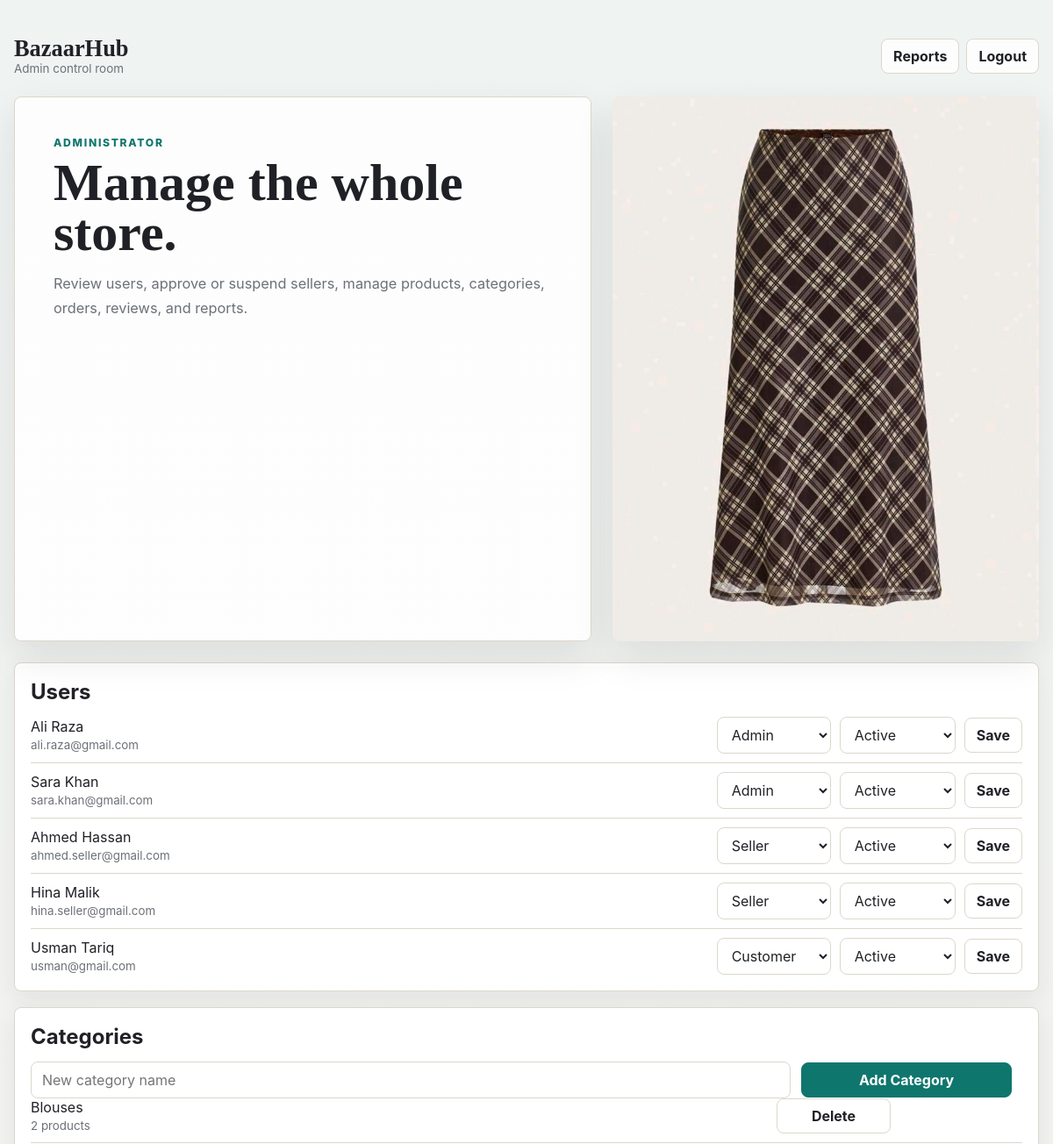
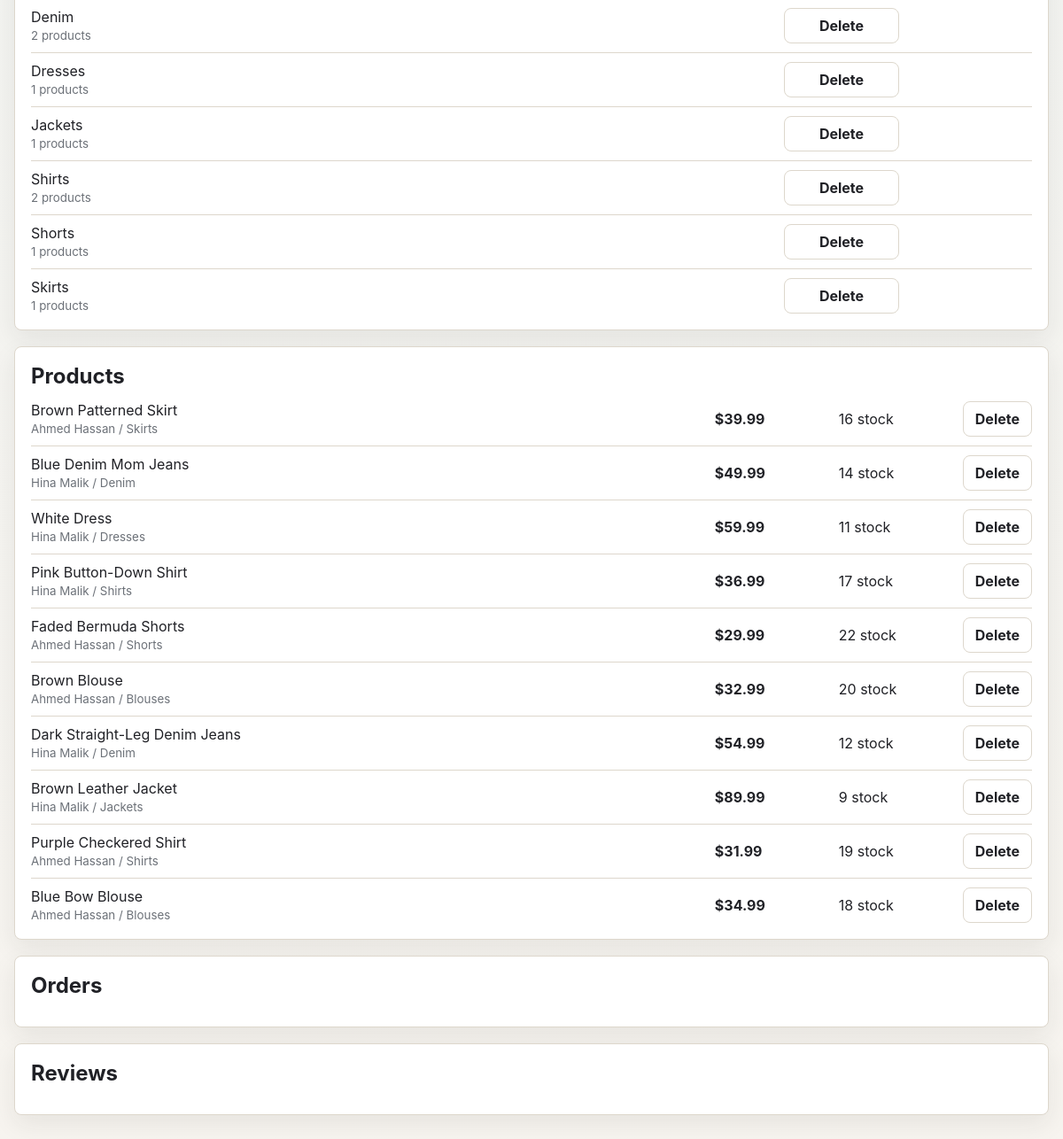
Page /admin/dashboard.php (signed in) on the committed database (2 pictures, top to bottom).
### tables this page shows
CREATE TABLE users (
    id INT AUTO_INCREMENT PRIMARY KEY,
    name VARCHAR(100) NOT NULL,
    email VARCHAR(100) UNIQUE NOT NULL CHECK (CHAR_LENGTH(email) BETWEEN 5 AND 100),
    password VARCHAR(255) NOT NULL,
    role ENUM('admin','seller','customer') DEFAULT 'customer',
    account_status ENUM('pending','active','suspended') DEFAULT 'active',
    created_at TIMESTAMP DEFAULT CURRENT_TIMESTAMP
);

CREATE TABLE categories (
    id INT AUTO_INCREMENT PRIMARY KEY,
    name VARCHAR(100) UNIQUE NOT NULL
);

CREATE TABLE products (
    id INT AUTO_INCREMENT PRIMARY KEY,
    name VARCHAR(150) NOT NULL,
    description TEXT,
    image_url VARCHAR(255),
    price DECIMAL(10,2) NOT NULL,
    stock INT DEFAULT 0,
    category_id INT NOT NULL,
    seller_id INT NOT NULL,
    created_at TIMESTAMP DEFAULT CURRENT_TIMESTAMP,
    FOREIGN KEY (category_id) REFERENCES categories(id)
    ON DELETE CASCADE ON UPDATE CASCADE,
    FOREIGN KEY (seller_id) REFERENCES users(id)
    ON DELETE CASCADE ON UPDATE CASCADE
);

### admin/dashboard.php (the view, shortened to what this page needs)
<?php
require_once '../db.php';
mysqli_query($conn, "UPDATE orders SET status = 'delivered' WHERE status IN ('pending','completed') AND created_at <= DATE_SUB(NOW(), INTERVAL 1 MINUTE)");
$users = mysqli_query($conn, "SELECT id, name, email, role, account_status, created_at FROM users ORDER BY created_at DESC");
$categories = mysqli_query($conn, "SELECT c.id, c.name, COUNT(p.id) AS product_count FROM categories c LEFT JOIN products p ON p.category_id = c.id GROUP BY c.id, c.name ORDER BY c.name");
$products = mysqli_query($conn, "SELECT p.id, p.name, p.price, p.stock, p.image_url, c.name AS category_name, u.name AS seller_name FROM products p JOIN categories c ON c.id = p.category_id JOIN users u ON u.id = p.seller_id ORDER BY p.created_at DESC");
?>
<!DOCTYPE html>
<html lang="en">
<head>
    <link rel="stylesheet" href="../assets/css/styles.css">
    <link rel="stylesheet" href="../assets/css/customer.css">
</head>
<body class="customer-page">
<main class="shop-shell">
    <nav class="shop-nav">
        <a class="shop-brand" href="dashboard.php"><strong>BazaarHub</strong><span>Admin control room</span></a>
        <div class="shop-links">
            <a class="shop-link" href="reports.php">Reports</a>
            <a class="shop-link" href="../logout.php">Logout</a>
        </div>
    </nav>
    <section class="shop-hero">
        <div class="shop-hero__copy">
            <p class="shop-kicker">Administrator</p>
            <h1 class="shop-title">Manage the whole store.</h1>
            <p class="shop-copy">Review users, approve or suspend sellers, manage products, categories, orders, reviews, and reports.</p>
        </div>
        <div class="shop-hero__media"><img src="../assets/images/products/brown_patterned_skirt.jfif" alt="Admin dashboard feature"></div>
    </section>
    <section class="admin-section">
        <h2>Users</h2>
        <div class="admin-table">
            <?php while ($user = mysqli_fetch_assoc($users)): ?>
                <form class="admin-row" method="POST">
                    <span><?= htmlspecialchars($user['name']) ?><small><?= htmlspecialchars($user['email']) ?></small></span>
                    <select class="shop-select" name="role">
                        <?php foreach (['admin', 'seller', 'customer'] as $role): ?>
                            <option value="<?= $role ?>" <?= $user['role'] === $role ? 'selected' : '' ?>><?= ucfirst($role) ?></option>
                        <?php endforeach; ?>
                    </select>
                    <select class="shop-select" name="account_status">
                        <?php foreach (['pending', 'active', 'suspended'] as $status): ?>
                            <option value="<?= $status ?>" <?= ($user['account_status'] ?? 'active') === $status ? 'selected' : '' ?>><?= ucfirst($status) ?></option>
                        <?php endforeach; ?>
                    </select>
                    <button class="shop-button" name="update_user">Save</button>
                </form>
            <?php endwhile; ?>
        </div>
    </section>
    <section class="admin-section">
        <h2>Categories</h2>
        <form class="shop-toolbar" method="POST">
            <input class="shop-input" name="category_name" placeholder="New category name">
            <button class="shop-button shop-button--primary" name="add_category">Add Category</button>
        </form>
        <div class="admin-table">
            <?php while ($category = mysqli_fetch_assoc($categories)): ?>
                <form class="admin-row" method="POST">
                    <span><?= htmlspecialchars($category['name']) ?><small><?= (int) $category['product_count'] ?> products</small></span>
                    <button class="shop-button" name="delete_category">Delete</button>
                </form>
            <?php endwhile; ?>
        </div>
    </section>
    <section class="admin-section">
        <h2>Products</h2>
        <div class="admin-table">
            <?php while ($product = mysqli_fetch_assoc($products)): ?>
                <form class="admin-row" method="POST">
                    <span><?= htmlspecialchars($product['name']) ?><small><?= htmlspecialchars($product['seller_name']) ?> / <?= htmlspecialchars($product['category_name']) ?></small></span>
                    <strong>$<?= number_format($product['price'], 2) ?></strong>
                    <span><?= (int) $product['stock'] ?> stock</span>
                    <button class="shop-button" name="delete_product">Delete</button>
                </form>
            <?php endwhile; ?>
        </div>
    </section>
    <section class="admin-section">
        <h2>Orders</h2>
    </section>
    <section class="admin-section">
        <h2>Reviews</h2>
    </section>
</main>
</body>
</html>

### assets/css/styles.css (style rules this page uses)
:root { --color-page: #fff8dc; --color-surface: #fffdf5; --color-surface-soft: #f5ead0; --color-border: #d3c0a3; --color-border-strong: #ab907b; --color-text: #674846; --color-text-muted: #8c726d; --color-primary: #674846; --color-primary-deep: #4f3734; --color-success: #6c8a5a; --color-shadow: rgba(103, 72, 70, 0.12); --color-glow: rgba(103, 72, 70, 0.16); --color-ring: rgba(103, 72, 70, 0.28); --gradient-blue: linear-gradient(135deg, #8b6b67 0%, #674846 100%); --shadow-card: 0 24px 60px rgba(103, 72, 70, 0.15); --shadow-soft: 0 14px 30px rgba(103, 72, 70, 0.08); --font-display: "Playfair Display", Georgia, serif; --font-body: "Inter", Arial, sans-serif; }
* { box-sizing: border-box; }
html { color-scheme: light; }
body { margin: 0; min-height: 100vh; display: flex; align-items: center; justify-content: center; background: var(--color-page); color: var(--color-text); font-family: var(--font-body); }
button, input { font: inherit; }
a { color: inherit; }

### rows in the picture
users: name "Ali Raza", email "ali.raza@gmail.com", role "Admin", account_status "Active"
users: name "Sara Khan", email "sara.khan@gmail.com", role "Admin", account_status "Active"
users: name "Ahmed Hassan", email "ahmed.seller@gmail.com", role "Seller", account_status "Active"
users: name "Hina Malik", email "hina.seller@gmail.com", role "Seller", account_status "Active"
users: name "Usman Tariq", email "usman@gmail.com", role "Customer", account_status "Active"
categories: name "Blouses", product_count "2"
categories: name "Denim", product_count "2"
categories: name "Dresses", product_count "1"
categories: name "Jackets", product_count "1"
categories: name "Shirts", product_count "2"
categories: name "Shorts", product_count "1"
categories: name "Skirts", product_count "1"
products: name "Brown Patterned Skirt", seller.name "Ahmed Hassan", category.name "Skirts", price "39.99", stock "16"
products: name "Blue Denim Mom Jeans", seller.name "Hina Malik", category.name "Denim", price "49.99", stock "14"
products: name "White Dress", seller.name "Hina Malik", category.name "Dresses", price "59.99", stock "11"
products: name "Pink Button-Down Shirt", seller.name "Hina Malik", category.name "Shirts", price "36.99", stock "17"
products: name "Faded Bermuda Shorts", seller.name "Ahmed Hassan", category.name "Shorts", price "29.99", stock "22"
products: name "Brown Blouse", seller.name "Ahmed Hassan", category.name "Blouses", price "32.99", stock "20"
products: name "Dark Straight-Leg Denim Jeans", seller.name "Hina Malik", category.name "Denim", price "54.99", stock "12"
products: name "Brown Leather Jacket", seller.name "Hina Malik", category.name "Jackets", price "89.99", stock "9"
products: name "Purple Checkered Shirt", seller.name "Ahmed Hassan", category.name "Shirts", price "31.99", stock "19"
products: name "Blue Bow Blouse", seller.name "Ahmed Hassan", category.name "Blouses", price "34.99", stock "18"
